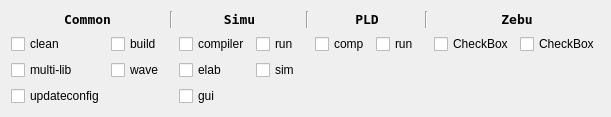
             <widget class="QWidget" name="protium_tab">
              <attribute name="title">
               <string>Protium</string>
              </attribute>
              <layout class="QGridLayout" name="gridLayout_10">
               <item row="0" column="0">
                <layout class="QGridLayout" name="gridLayout_5">
                 <item row="0" column="2">
                  <widget class="Line" name="line_15">
                   <property name="orientation">
                    <enum>Qt::Vertical</enum>
                   </property>
                  </widget>
                 </item>
                 <item row="1" column="6">
                  <widget class="QCheckBox" name="pldcompCB_5">
                   <property name="text">
                    <string>comp</string>
                   </property>
                  </widget>
                 </item>
                 <item row="0" column="3" colspan="2">
                  <widget class="QLabel" name="label_17">
                   <property name="font">
                    <font>
                     <family>DejaVu Sans Mono</family>
                     <pointsize>10</pointsize>
                     <weight>75</weight>
                     <bold>true</bold>
                    </font>
                   </property>
                   <property name="text">
                    <string>Simu</string>
                   </property>
                   <property name="alignment">
                    <set>Qt::AlignCenter</set>
                   </property>
                  </widget>
                 </item>
                 <item row="0" column="8">
                  <widget class="Line" name="line_16">
                   <property name="orientation">
                    <enum>Qt::Vertical</enum>
                   </property>
                  </widget>
                 </item>
                 <item row="1" column="0">
                  <widget class="QCheckBox" name="cleanCB_5">
                   <property name="text">
                    <string>clean</string>
                   </property>
                  </widget>
                 </item>
                 <item row="2" column="4">
                  <widget class="QCheckBox" name="simu_simCB_5">
                   <property name="text">
                    <string>sim</string>
                   </property>
                  </widget>
                 </item>
                 <item row="0" column="0" colspan="2">
                  <widget class="QLabel" name="label_18">
                   <property name="font">
                    <font>
                     <family>DejaVu Sans Mono</family>
                     <pointsize>10</pointsize>
                     <weight>75</weight>
                     <bold>true</bold>
                    </font>
                   </property>
                   <property name="text">
                    <string>Common</string>
                   </property>
                   <property name="alignment">
                    <set>Qt::AlignCenter</set>
                   </property>
                  </widget>
                 </item>
                 <item row="0" column="9" colspan="2">
                  <widget class="QLabel" name="label_19">
                   <property name="font">
                    <font>
                     <family>DejaVu Sans Mono</family>
                     <pointsize>10</pointsize>
                     <weight>75</weight>
                     <bold>true</bold>
                    </font>
                   </property>
                   <property name="text">
                    <string>Zebu</string>
                   </property>
                   <property name="alignment">
                    <set>Qt::AlignCenter</set>
                   </property>
                  </widget>
                 </item>
                 <item row="2" column="1">
                  <widget class="QCheckBox" name="waveCB_5">
                   <property name="text">
                    <string>wave</string>
                   </property>
                  </widget>
                 </item>
                 <item row="0" column="5">
                  <widget class="Line" name="line_17">
                   <property name="orientation">
                    <enum>Qt::Vertical</enum>
                   </property>
                  </widget>
                 </item>
                 <item row="1" column="4">
                  <widget class="QCheckBox" name="simu_runCB_5">
                   <property name="text">
                    <string>run</string>
                   </property>
                  </widget>
                 </item>
                 <item row="1" column="7">
                  <widget class="QCheckBox" name="pld_runCB_5">
                   <property name="text">
                    <string>run</string>
                   </property>
                  </widget>
                 </item>
                 <item row="1" column="10">
                  <widget class="QCheckBox" name="checkBox_17">
                   <property name="text">
                    <string>CheckBox</string>
                   </property>
                  </widget>
                 </item>
                 <item row="2" column="0">
                  <widget class="QCheckBox" name="mlCB_5">
                   <property name="text">
                    <string>multi-lib</string>
                   </property>
                  </widget>
                 </item>
                 <item row="1" column="1">
                  <widget class="QCheckBox" name="buildCB_5">
                   <property name="text">
                    <string>build</string>
                   </property>
                  </widget>
                 </item>
                 <item row="0" column="6" colspan="2">
                  <widget class="QLabel" name="label_20">
                   <property name="font">
                    <font>
                     <family>DejaVu Sans Mono</family>
                     <pointsize>10</pointsize>
                     <weight>75</weight>
                     <bold>true</bold>
                    </font>
                   </property>
                   <property name="text">
                    <string>PLD</string>
                   </property>
                   <property name="alignment">
                    <set>Qt::AlignCenter</set>
                   </property>
                  </widget>
                 </item>
                 <item row="1" column="9">
                  <widget class="QCheckBox" name="checkBox_8">
                   <property name="text">
                    <string>CheckBox</string>
                   </property>
                  </widget>
                 </item>
                 <item row="1" column="3">
                  <widget class="QCheckBox" name="compiler_5">
                   <property name="text">
                    <string>compiler</string>
                   </property>
                  </widget>
                 </item>
                 <item row="2" column="3">
                  <widget class="QCheckBox" name="simu_elabCB_5">
                   <property name="text">
                    <string>elab</string>
                   </property>
                  </widget>
                 </item>
                 <item row="3" column="0">
                  <widget class="QCheckBox" name="updateconfigsCB_5">
                   <property name="text">
                    <string>updateconfig</string>
                   </property>
                  </widget>
                 </item>
                 <item row="3" column="3">
                  <widget class="QCheckBox" name="guiCB_5">
                   <property name="text">
                    <string>gui</string>
                   </property>
                  </widget>
                 </item>
                </layout>
               </item>
              </layout>
             </widget>
